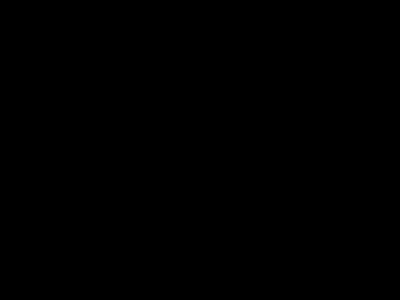
Frame 1 (no input)
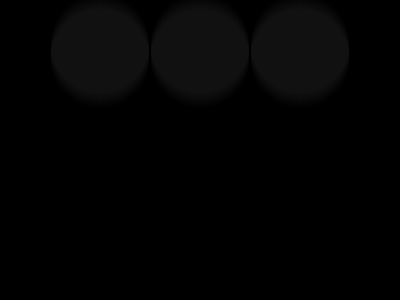
Frame 60 (no input)
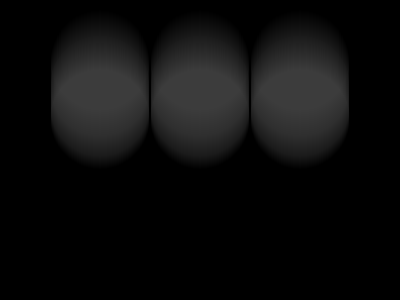
Frame 120 (the mouse pressed at the canvas centre since frame 60)

The p5.js sketch that drew these frames (run headless with seeded random() and noise() and a simulated clock; from frame 60 on, the mouse is pressed at the canvas centre):

// p5.js sketch
// ── sketch.js
let obj1 = {
  x: 0,
  y: 0,
  gray: 0,
  alpha: 5
}
let obj2 = {
  x: 100,
  y: 0,
  gray: 0,
  alpha: 5
}
let obj3 = {
  x: 200,
  y: 0,
  gray: 0,
  alpha: 5
}

function setup() {
  createCanvas(400, 300);
  noStroke();
  background(0);
}

function mousePressed() {
  background(0);
}

function draw() {
  draw_ob(obj1);
  draw_ob(obj2);
  draw_ob(obj3);
}

function draw_ob(ob) {
  fill(ob.gray, ob.alpha);
  circle(ob.x + 100, ob.y, 100);
  
  ob.y = (ob.y + 1) % (width + 100);
  
  ob.gray = (ob.gray + 1) % 255;
}

// https://editor.p5js.org/jht1493/sketches/G2sHkNwFo
// 2.2 - variable edge draw_obj 3 alpha 1 gray 0

// https://editor.p5js.org/jht1493/sketches/nFRMBGVaU
// 2.2 - variable edge draw_obj 3 alpha 1

// https://editor.p5js.org/jht1493/sketches/58CvXXSE8
// 2.2 - variable edge draw_obj 3 alpha 5

// https://editor.p5js.org/jht1493/sketches/GJWDvxs6d
// 2.2 - variable edge draw_obj 3 alpha

// https://editor.p5js.org/jht1493/sketches/g_NFzcbcq
// 2.2 - variable edge draw_obj 3

// https://editor.p5js.org/jht1493/sketches/nDGl7usRr
// 2.2 - variable edge draw_obj

// https://editor.p5js.org/jht1493/sketches/y98Qq3YM9
// 2.2 - variable edge obj 2

// https://editor.p5js.org/jht1493/sketches/Kik0LOIug
// 2.2 - variable edge obj

// https://editor.p5js.org/jht1493/sketches/I69gHq4bl
// p5js Code! - 2.2 - variable edge full

// https://editor.p5js.org/jht1493/sketches/PEuN_WPty
// p5js Code! - 2.2 - make your own variable edge

// https://editor.p5js.org/jht1493/sketches/HtESWWNTa
// p5js Code! - 2.2 - make your own variable remainder

// Make Your Own (Make Your Own Variable)
// Code! Programming with p5.js
// The Coding Train / Daniel Shiffman
// https://thecodingtrain.com/beginners/p5js/2.2-make-your-own.html
// https://youtu.be/dRhXIIFp-ys

// Make Your Own Variable: https://editor.p5js.org/codingtrain/sketches/xPXNdPy17
// Growing Circle Exercise: https://editor.p5js.org/codingtrain/sketches/ehbMJ-otC
